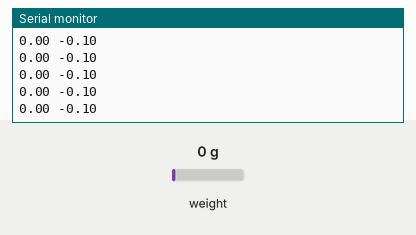
Recording of a sketch running on a simulated ESP32. On the bench: the last lines printed to the serial monitor. The test bench sets the inputs (shaded band); at power-on: weight on the scale 0 g.

Above: at 3.2 s.
3.3 s: weight on the scale set to 100 g
At 3.31 s:
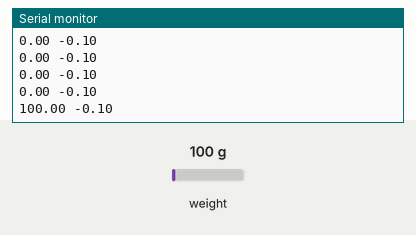
4.8 s: weight on the scale set to 1250 g
At 4.81 s:
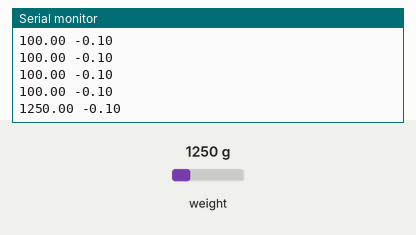
Timing chart, 0 to 7.8 s (numbered marks = the images above; inputs shaded):
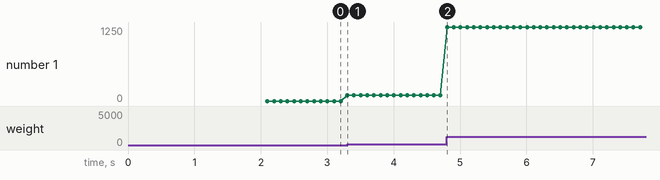

Measured:
- after the input at 3.3 s, the serial monitor: prints a new line at once (image 1)
- after the input at 4.8 s, the serial monitor: prints a new line at once (image 2)
- plotted number 1: 0 → 100 after the input at 3.3 s, 100 → 1250 after the input at 4.8 s

The sketch:

StrainGauge_HX711_calibration.ino
```cpp
#include "HX711.h"

// the baud rate for the serial connection
#define BAUD_RATE 115200
#define HX711_DATA 4
#define HX711_CLK 2

HX711 scale;

float calibration_factor = -0.1; //-7050 worked for my 440lb max scale setup

void setup() {
  Serial.begin(BAUD_RATE);
//  Serial.println("HX711 calibration sketch");
//  Serial.println("Remove all weight from scale");
//  Serial.println("After readings begin, place known weight on scale");
//  Serial.println("Press + or a to increase calibration factor");
//  Serial.println("Press - or z to decrease calibration factor");

  scale.begin(HX711_DATA, HX711_CLK);
  scale.set_scale();
  scale.tare(); //Reset the scale to 0

  long zero_factor = scale.read_average(); //Get a baseline reading
//  Serial.print("Zero factor: "); //This can be used to remove the need to tare the scale. Useful in permanent scale projects.
//  Serial.println(zero_factor);
}

void loop() {

  scale.set_scale(calibration_factor); //Adjust to this calibration factor

//  Serial.print("Reading: ");
//  Serial.print(scale.get_units(), 1);
//  Serial.print(" lbs"); //Change this to kg and re-adjust the calibration factor if you follow SI units like a sane person
//  Serial.print(" calibration_factor: ");
//  Serial.print(calibration_factor);
//  Serial.println();

  Serial.print(scale.get_units());
  Serial.print(" ");
  Serial.println(calibration_factor);

//  if(Serial.available())
//  {
//    char temp = Serial.read();
//    if(temp == '+' || temp == 'a')
//      calibration_factor += 10;
//    else if(temp == '-' || temp == 'z')
//      calibration_factor -= 10;
//  }
}
```
